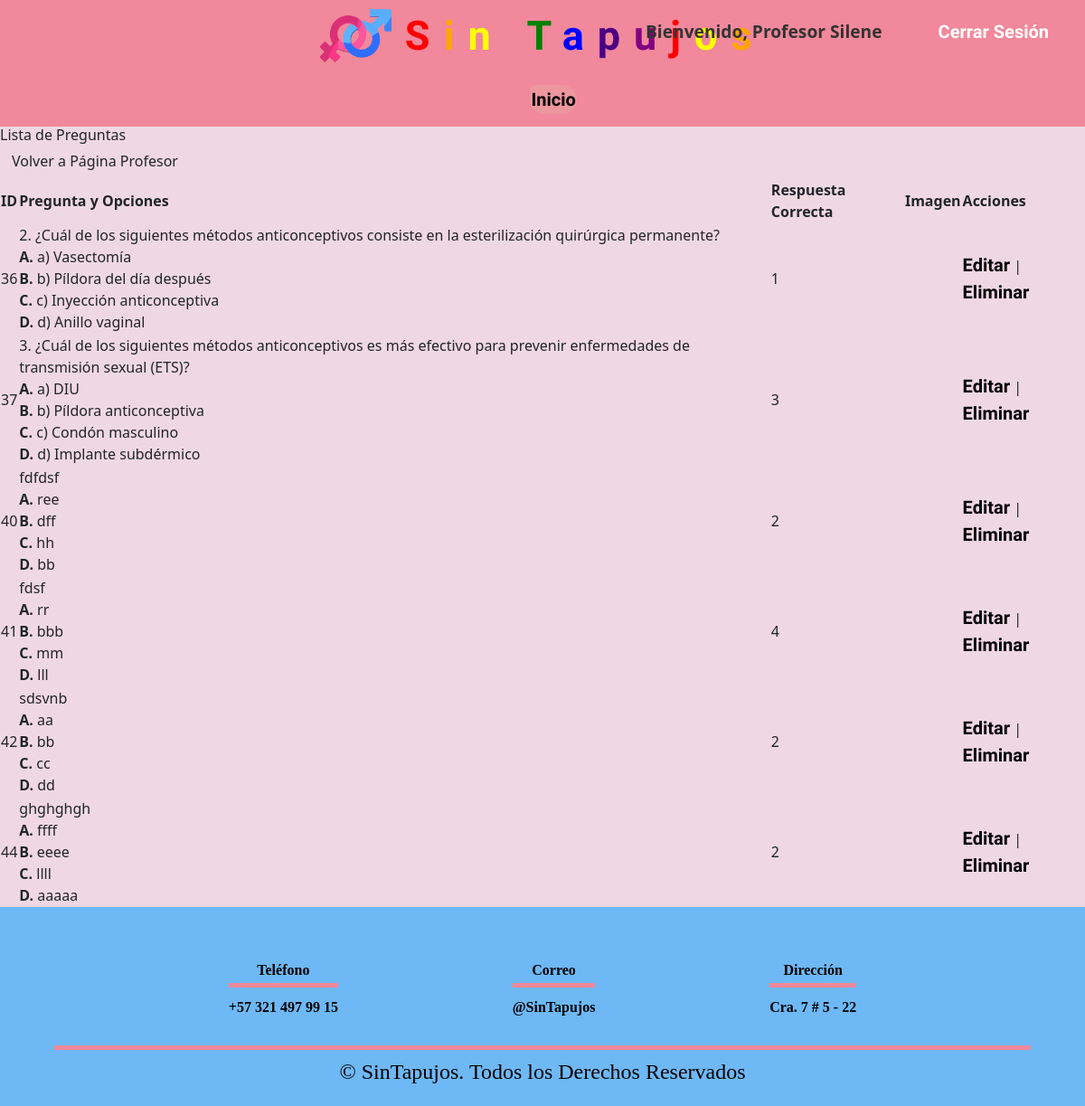
/ver_preguntas.php (signed in), run on the app's committed database.
### tables this page shows
CREATE TABLE IF NOT EXISTS `preguntas` (
  `id` int NOT NULL AUTO_INCREMENT,
  `pregunta` text NOT NULL,
  `opcion1` text NOT NULL,
  `opcion2` text NOT NULL,
  `opcion3` text NOT NULL,
  `opcion4` text NOT NULL,
  `respuesta_correcta` int NOT NULL,
  `imagen` varchar(255) NOT NULL,
  PRIMARY KEY (`id`)
);

### php/ver_preguntas.php (the view, shortened to what this page needs)
<?php
require_once __DIR__ . '/../db/conexion.php';
$sql = "SELECT * FROM preguntas";
$result = $conexion->query($sql);
if ($result->num_rows > 0) {
    while ($row = $result->fetch_assoc()) {
        echo "<tr>";
        echo "<td>" . htmlspecialchars($row["id"]) . "</td>";
        echo "<td>";
        echo htmlspecialchars($row["pregunta"]) . "<br>";
        echo "<strong>A.</strong> " . htmlspecialchars($row["opcion1"]) . "<br>";
        echo "<strong>B.</strong> " . htmlspecialchars($row["opcion2"]) . "<br>";
        echo "<strong>C.</strong> " . htmlspecialchars($row["opcion3"]) . "<br>";
        echo "<strong>D.</strong> " . htmlspecialchars($row["opcion4"]) . "<br>";
        echo "</td>";
        echo "<td>" . htmlspecialchars($row["respuesta_correcta"]) . "</td>";
        if (!empty($row["imagen"]) && $row["imagen"] !== 'sin_imagen.jpg') {
            echo "<td><img src='../images/" . htmlspecialchars($row["imagen"]) . "' alt='Imagen' style='width:100px;height:auto;'></td>";
        } else {
            echo "<td></td>";
        }
        echo "<td><a href='editar_pregunta.html?id=" . htmlspecialchars($row["id"]) . "'>Editar</a> | <a href='#' onclick='confirmarEliminacion(" . htmlspecialchars($row["id"]) . ")'>Eliminar</a></td>";
        echo "</tr>";
    }
} else {
    echo "<tr><td colspan='5'>No hay preguntas.</td></tr>";
}
?>

### css/styles.css (style rules this page uses)
body { background-size: cover; background-color:#f0d8e3; }
a { text-decoration: none; color: #000000; font-size: 20px; font-family: "Edu AU VIC WA NT Hand", cursive; font-weight: bold; }

### data on the page
preguntas: id "36", pregunta "2. ¿Cuál de los siguientes métodos anticonceptivos consiste en la esterilización quirúrgica permanente?", opcion1 "a) Vasectomía", opcion2 "b) Píldora del día después", opcion3 "c) Inyección anticonceptiva", opcion4 "d) Anillo vaginal", respuesta_correcta "1"
preguntas: id "37", pregunta "3. ¿Cuál de los siguientes métodos anticonceptivos es más efectivo para prevenir enfermedades de transmisión sexual (ETS)?", opcion1 "a) DIU", opcion2 "b) Píldora anticonceptiva", opcion3 "c) Condón masculino", opcion4 "d) Implante subdérmico", respuesta_correcta "3"
preguntas: id "40", pregunta "fdfdsf", opcion1 "ree", opcion2 "dff", opcion3 "hh", opcion4 "bb", respuesta_correcta "2"
preguntas: id "41", pregunta "fdsf", opcion1 "rr", opcion2 "bbb", opcion3 "mm", opcion4 "lll", respuesta_correcta "4"
preguntas: id "42", pregunta "sdsvnb", opcion1 "aa", opcion2 "bb", opcion3 "cc", opcion4 "dd", respuesta_correcta "2"
preguntas: id "44", pregunta "ghghghgh", opcion1 "ffff", opcion2 "eeee", opcion3 "llll", opcion4 "aaaaa", respuesta_correcta "2"

### other printed values
$_SESSION['user_name'] "Silene"
